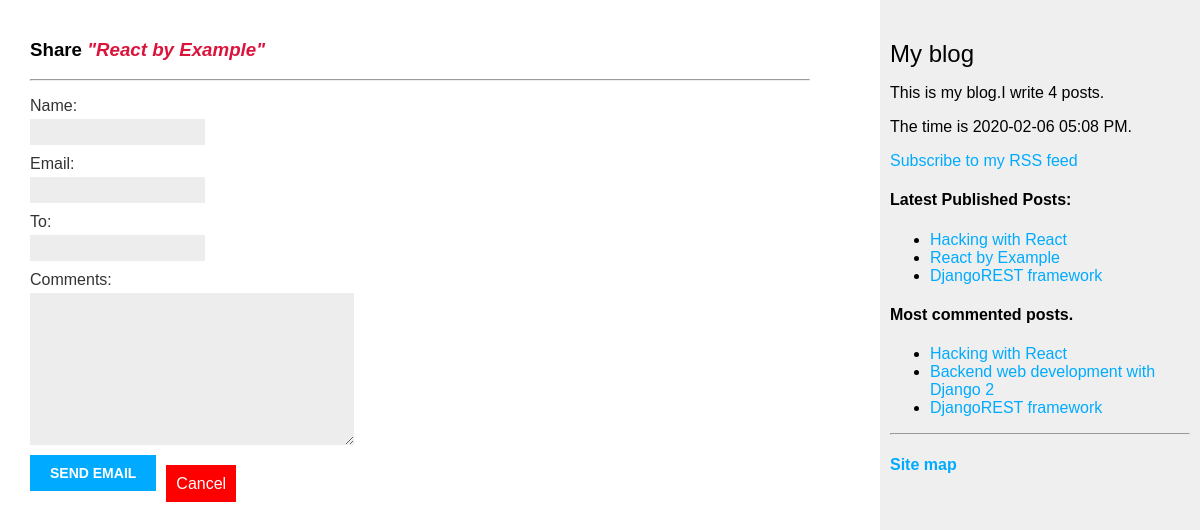
The page /blog/5/share on the database its author committed.
### blog/models.py (models this page shows, shortened)
class Post(models.Model):
    STATUS_CHOICES=(
        ('draft', 'Draft'),
        ('published', 'Published'),
    )
    title = models.CharField(max_length=50)
    slug = models.SlugField(max_length=50, unique_for_date='publish')
    body = models.TextField()
    author = models.ForeignKey(User, on_delete=models.CASCADE, related_name='blog_posts')
    publish = models.DateTimeField(default=timezone.now)
    created = models.DateTimeField(auto_now_add=True)
    updated = models.DateTimeField(auto_now=True)
    status = models.CharField(max_length=10, choices=STATUS_CHOICES, default='draft')
    objects = models.Manager()
    published = PublishedManager()
    draft = DraftManager()
    tags=TaggableManager()
    class Meta:
        ordering=('-publish', 'title',)
    def get_absolute_url(self):
        return reverse('blog:post_detail', args=[self.publish.year,
                                    self.publish.strftime('%m'),
                                    self.publish.strftime('%d'),
                                    self.slug])

### blog/views.py (the view)
# urls.py: path('<int:post_id>/share', views.post_share, name='post_share'),
def post_share(request, post_id):
    post=get_object_or_404(Post, id=post_id, status='published')
    sent=False
    if request.method=='POST':
        form=EmailPostForm(request.POST)
        if form.is_valid():
            cd=form.cleaned_data
            post_url=request.build_absolute_uri(post.get_absolute_url())
            subject='{} ({}) recommends yor reading "{}'.format(cd['name'], cd['email'], post.title)
            message='Read "{}" at {}\n\n{}\'s comments: {}'.format(post.title, post_url, cd['name'], cd['comments'])
            send_mail(subject, message, 'george.condeescu@gmail.com', ['george_condeescu@yahoo.com'], fail_silently=False)
            sent=True
    else:
        form=EmailPostForm()
    return render(request, 'share.html', {'post':post, 'form':form, 'sent':sent})

### blog/forms.py
class EmailPostForm(forms.Form):
    name=forms.CharField(max_length=25)
    email=forms.EmailField()
    to=forms.EmailField()
    comments=forms.CharField(required=False, widget=forms.Textarea)

### blog/models.py (called while the page is built)
    def get_queryset(self):
        return super(PublishedManager, self).get_queryset().filter(status='published')

### blog/templatetags/blog_tags.py (called while the page is built)
@register.simple_tag
def total_posts():
    return Post.published.count()

@register.simple_tag
def current_time(format_string):
    return timezone.datetime.now().strftime(format_string)

@register.inclusion_tag('latest_posts.html')
def show_latest_posts(count=5):
    latest_posts=Post.published.order_by('-publish')[:count]
    return {'latest_posts':latest_posts}

@register.simple_tag
def get_most_commented_posts():
    return Post.published.annotate(total_comments=Count('comments')).order_by('-total_comments')[:3]

### blog/templates/share.html (shortened to what this page needs)
{% extends 'base.html' %}
{% block content %}
<h3>Share <span class ="shtitle">"{{post.title}}"</span></h3>
<hr/>
{% if sent %}
<h3>Email successfully sent</h3>
<hr/>
"{{post.title}}" was successfully sent by e-mail.
{% else %}
<form action="" method="POST">
{{ form.as_p }}
<input type="submit" value="Send email"/><br/><br/><br/><br/><br/><br/><br/><br/><br/><br/><br/><br/><br/><br/>
<br/><br/><br/><br/><br/><br/><br/>
<a href="{% url 'blog:post_list' %}" class="btn_cancel">Cancel</a>
</form>
{% endif %}
{% endblock %}

### blog/templates/base.html (shortened to what this page needs)
{% load blog_tags %}
{% load static %}
<html>
<head>
<link href="{% static '/blog/css/blog.css' %}" rel="stylesheet">
<link href="//maxcdn.bootstrapcdn.com/font-awesome/4.7.0/css/font-awesome.min.css" rel="stylesheet">
</head>
<body>
<div id="content">
{% block content %}
{% endblock %}
</div>
<div id="sidebar">
<h2>My blog</h2>
<p>This is my blog.I write {% total_posts %} posts.</p>
{% current_time "%Y-%m-%d %I:%M %p" as the_time %}
<p>The time is {{ the_time }}.</p>
<p><a href="{% url 'blog:post_feed' %}">Subscribe to my RSS feed</a></p>
<h4>Latest Published Posts:</h4>
{% show_latest_posts 3 %}
<h4>Most commented posts.</h4>
{% get_most_commented_posts as most_commented_posts %}
<ul>
{% for post in most_commented_posts %}
<li><a href="{{post.get_absolute_url}}">{{post.title}}</a></li>
{% endfor %}
</ul>
<hr/>
<h4><a href="/sitemap.xml">Site map</a></h4>
</div>
</body>
</html>

### blog/templates/latest_posts.html
<ul>
{% for post in latest_posts %}
<li><a href="{{ post.get_absolute_url }}">{{post.title}}</a></li>
{% endfor %}
</ul>

### blog/static/blog/css/blog.css (style rules this page uses)
body { margin:0; padding:0; font-family:helvetica, sans-serif; }
a { color:#00abff; text-decoration:none; }
h2 { font-weight:normal; margin:30px 0 0; }
#content { float:left; width:65%; padding:0 0 0 30px; padding-top: 20px; }
#sidebar { float:right; width:25%; padding:10px; background:#efefef; height:100%; }
label { float:left; clear:both; color:#333; margin-bottom:4px; }
input, textarea { clear:both; float:left; margin:0 0 10px; background:#ededed; border:0; padding:6px 10px; font-size:12px; }
input[type=submit] { font-weight:bold; background:#00abff; color:#fff; padding:10px 20px; font-size:14px; text-transform:uppercase; }
.shtitle { font-style: italic; color: crimson; }
.btn_cancel { color:white; background-color: red; margin-left: 10px; padding: 10px; }

### rows shown on the page
Post: title "React by Example"
Post: title "Hacking with React"
Post: title "DjangoREST framework"
Post: title "Backend web development with Django 2"

### other values the page prints
{{ the_time }} "2020-02-06 05:08 PM"
